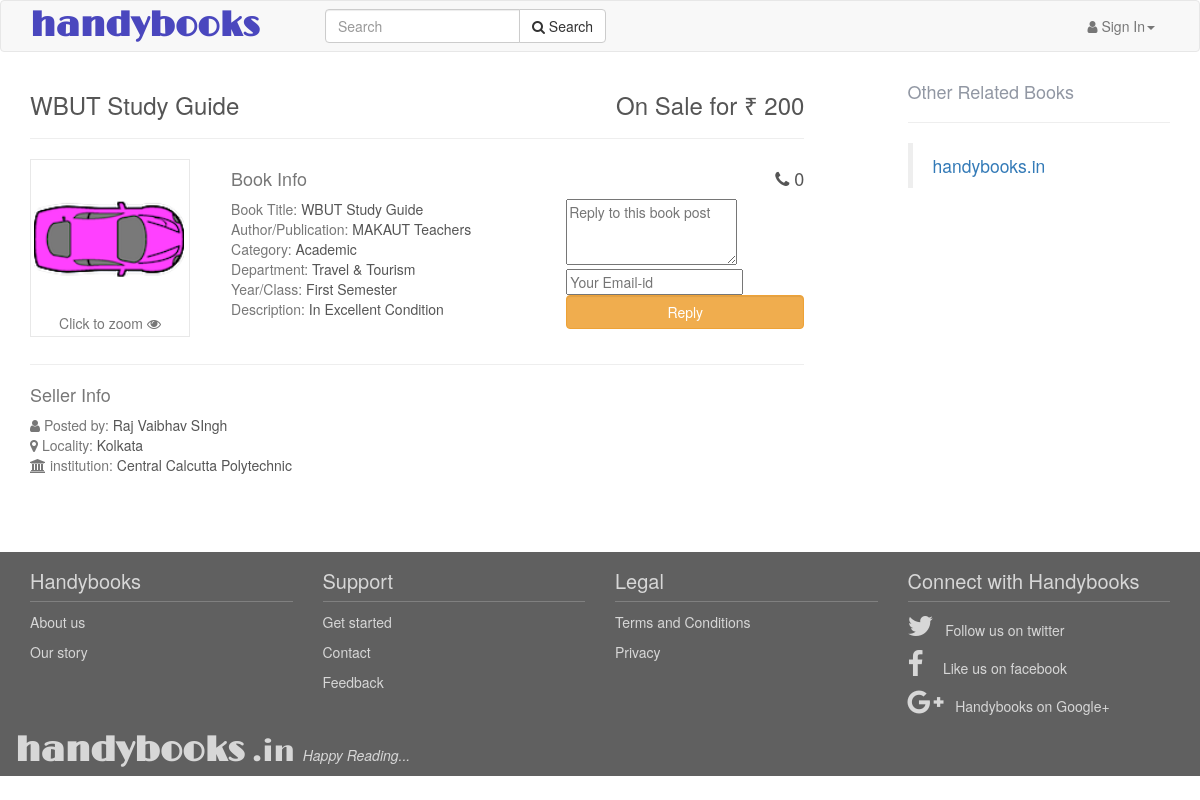
/book_details?p_id=1, run on the app's committed database.
### tables this page shows
CREATE TABLE `post` (
  `post_id` int(11) NOT NULL,
  `post_category` varchar(250) NOT NULL,
  `post_name` varchar(100) NOT NULL,
  `post_description` varchar(500) NOT NULL,
  `post_department` varchar(100) NOT NULL,
  `post_author` varchar(100) NOT NULL,
  `post_year` varchar(100) NOT NULL,
  `post_genre` varchar(100) NOT NULL,
  `post_class` varchar(250) NOT NULL,
  `post_subject` varchar(250) NOT NULL,
  `post_type` varchar(250) NOT NULL,
  `post_price` int(100) NOT NULL,
  `post_time` timestamp NOT NULL DEFAULT CURRENT_TIMESTAMP ON UPDATE CURRENT_TIMESTAMP,
  `user_id` int(250) NOT NULL,
  `image_path` varchar(250) NOT NULL,
  `image_upload` int(10) NOT NULL DEFAULT '0',
  `deleted` tinyint(1) NOT NULL DEFAULT '0'
);

CREATE TABLE `users` (
  `user_id` int(11) NOT NULL,
  `email` varchar(250) NOT NULL,
  `hash` varchar(250) NOT NULL,
  `deleted` int(11) NOT NULL DEFAULT '0',
  `name` varchar(250) NOT NULL,
  `institution` varchar(250) NOT NULL,
  `city` varchar(100) NOT NULL DEFAULT 'Kolkata',
  `phone` int(100) NOT NULL
);

### files/config.php (called while the page is built, shortened)
<?php
function test_input($data){
    $data = trim($data);
    $data = stripslashes($data);
    $data = htmlentities($data);
    return $data;
}
?>

### book_details.php (the view, shortened to what this page needs)
<?php
    include 'files/config.php';
    if (isset($_GET["p_id"])){
        $post_id = test_input($_GET["p_id"]);
        }
      else{
        header('Location:search_books');
        }
    $sql = "SELECT * FROM post WHERE post_id='$post_id'";
    $row = mysqli_query($conn, $sql);
    $book_details = mysqli_fetch_assoc($row);
    $post_id = $book_details["post_id"];
    $post_category = $book_details["post_category"];
    $post_name = $book_details["post_name"];
    $post_description = $book_details["post_description"];
    $post_department = $book_details["post_department"];
    $post_author = $book_details["post_author"];
    $post_year = $book_details["post_year"];
    $post_price = $book_details["post_price"];
    $post_time = $book_details["post_time"];
    $poster_id = $book_details['user_id'];
    $sql2 = "SELECT * FROM users WHERE user_id='$poster_id'";
    $row2 = mysqli_query($conn, $sql2);
    $poster_details = mysqli_fetch_assoc($row2);
    $poster_name = $poster_details["name"];
    $poster_id = $poster_details["user_id"];
    $poster_institute = $poster_details["institution"];
    $poster_city = $poster_details["city"];
    $poster_phone = $poster_details["phone"];
    if($_SERVER["REQUEST_METHOD"] == "POST"){
        if (isset($_POST['reply_logged'])) {
            if($_POST["reply_msg"]!=""){
                $to_user=test_input($_POST['poster_id']);
                $reply_msg=test_input($_POST['reply_msg']);
                $reply_msg = "Reply to the book post ".$post_name.' posted on '.$post_time.'<hr>'.$reply_msg;
                $msg_empty="";
                $zero=0;
                $from_user=$_SESSION['user_id'];
                $sql200="INSERT INTO chats(from_user , msg, to_user, from_user_read) VALUES ('$from_user','$reply_msg', '$to_user', true)";
                $row200=mysqli_query($conn,$sql200);
                $sql1000="INSERT INTO chats(from_user , msg, to_user, displayble) VALUES ('$to_user','$msg_empty', '$from_user', '$zero')";
                $row1000=mysqli_query($conn,$sql1000);
                include("reply_email.php");
                $msg = "Your message sent successfully.<br>You can view your <a href='messages.php'>messages</a> now.";
                $form = true;
            }
            else{
                $msg = "Please type in something to reply.";
                $form = true;
            }
        }
        elseif(isset($_POST['reply_unlogged'])){
            if($_POST["reply_msg"]!="" or $_POST["buyer_email"]!=""){
                $buyer_email = test_input($_POST["buyer_email"]);
                $sql = "SELECT * FROM users WHERE email = '$buyer_email'";
                $row = mysqli_query($conn,$sql);
                if($email_exists=mysqli_num_rows($row)){
                    $extract = mysqli_fetch_assoc($row);
                    $from_user = $extract["user_id"];
                    $to_user=test_input($_POST['poster_id']);
                    $reply_msg=test_input($_POST['reply_msg']);
                    $reply_msg = "Reply to the book post ".$post_name.' posted on '.$post_time.'<hr>'.$reply_msg;
                    $msg_empty="";
                    $zero=0;
                    $sql200="INSERT INTO chats(from_user , msg, to_user, from_user_read) VALUES ('$from_user','$reply_msg', '$to_user', true)";
                    $row200=mysqli_query($conn,$sql200);
                    $sql1000="INSERT INTO chats(from_user , msg, to_user, displayble) VALUES ('$to_user','$msg_empty', '$from_user', '$zero')";
                    $row1000=mysqli_query($conn,$sql1000);
                    include("reply_email.php");
                    $msg = "Your message sent successfully.<br>You can view your <a href='messages.php'>messages</a> now.";
                    $form = true;
                }
                else{
                        function generateRandomString(){
                        $length = 8;
                        $characters = '0123456789abcdefghijklmnopqrstuvwxyzABCDEFGHIJKLMNOPQRSTUVWXYZ';
                        $charactersLength = strlen($characters);
                        $randomString = '';
                        for ($i = 0; $i < $length; $i++) {
                        $randomString .= $characters[rand(0, $charactersLength - 1)];
                        }
                        return $randomString;
                        }
                    $pass = generateRandomString();
                    $password = password_hash($pass, PASSWORD_DEFAULT);
                    $sql = "INSERT INTO users(email,hash) VALUES('$buyer_email','$password')";
                    if($result = mysqli_query($conn,$sql)){
                        $sql_id = "SELECT user_id FROM users WHERE email = '$buyer_email'";
                        $row_id = mysqli_query($conn,$sql_id);
                        if($extract_id=mysqli_fetch_assoc($row_id)){
                            $from_user = $extract_id["user_id"];
                        }
                        $to_user=test_input($_POST['poster_id']);
                        $reply_msg=test_input($_POST['reply_msg']);
                        $reply_msg = "Reply to the book post ".$post_name.' posted on '.$post_time.'<hr>'.$reply_msg;
                        $msg_empty="";
                        $zero=0;
                        $sql200="INSERT INTO chats(from_user , msg, to_user, from_user_read) VALUES ('$from_user','$reply_msg', '$to_user', true)";
                        $row200=mysqli_query($conn,$sql200);
                        $sql1000="INSERT INTO chats(from_user , msg, to_user, displayble) VALUES ('$to_user','$msg_empty', '$from_user', '$zero')";
                        $row1000=mysqli_query($conn,$sql1000);
                        include ('signup_mail.php');
                        include("reply_email.php");
                        $msg = "Your message has been sent successfully.<br><a href='login.php'>Log in</a> to see your messages.<br>Your auto-generated password is: ".$pass;
                        $form = true;
                        }
                    else{
                        $msg = "Something went wrong. Please try again in a while.";
                        $form = true;
                    }
                }
            }
            else{
                $msg = "Please fill in the both the fields to reply.";
                $form = true;
            }
        }
    }
    else{
        $form = true;
    }
    if($form){
?>
 <!DOCTYPE html>
 <html>
 <head>
    <link rel="stylesheet" href="bootstrap.min.css">
    <link rel="stylesheet" href="styles/default_lp.css">
    <link rel="stylesheet" type="text/css" href="footer.css">
     <link rel="stylesheet" type="text/css" href="http://yui.yahooapis.com/pure/0.6.0/forms-min.css">
    <link rel="stylesheet" href="//maxcdn.bootstrapcdn.com/font-awesome/4.3.0/css/font-awesome.min.css">
 </head>
 <body>
 	<div class="wrapper">
	 	<nav class="navbar navbar-default">
	    <div class="container">
	        <div class="navbar-header">
	                <a href="index.php" onmouseover = "document.getElementById('in').style.visibility='visible'" onmouseout = "document.getElementById('in').style.visibility='hidden'" class="logo_text">
	                    <strong>handybooks</strong>
	                </a>
	        </div>
	            <form class="navbar-form navbar-left" role="search" action="search_books" method="GET">
	                <div class="input-group">
	                    <input name="search_keyword" type="text" class="form-control" placeholder="Search" >
	                    <span class="input-group-btn">
	                    <button class="btn btn-default" type="submit">
	                    <i class="fa fa-search"></i> Search
	                    </button>
	                    </span>
	                </div>
	            </form>
	    <div class="collapse navbar-collapse" id="myNavbar">
	        <ul class="nav navbar-nav navbar-right">
	        <?php
	                if(isset($_SESSION["email"])){
	                    echo '<li><a href="messages.php"><i class="fa fa-comments"></i> Messages</a></li>
	        <li class="dropdown">
	          <a class="dropdown-toggle" data-toggle="dropdown" href="#" aria-expanded="false" aria-has-popup="true" role="button"><i class="fa fa-user"></i> '.$_SESSION["name"].'<span class="caret"></span></a>
	          <ul class="dropdown-menu">
	            <li><a href="dashboard.php">Profile</a></li>
	            <li><a href="dashboard.php?to=transactions">Transactions</a></li>
	            <li><a href="dashboard.php?to=book_requests">Book Requests</a></li>
	            <li role="separator" class="divider"></li>
	            <li><a href="logout.php">Logout</a></li>
	          </ul>
	        </li>';
	    }
	        else{
	            echo '<li class="dropdown">
	          <a class="dropdown-toggle" data-toggle="dropdown" href="#" aria-expanded="false" aria-has-popup="true" role="button"><i class="fa fa-user"></i> Sign In<span class="caret"></span></a>
	          <ul class="dropdown-menu">
	            <li class="dropdown-header">Existing User</li>
	            <li><a href="login.php">Log In</a></li>
	            <li class="divider"></li>
	            <li class="dropdown-header">New User</li>
	            <li><a href="signup.php">Register</a></li>
	          </ul>
	        </li>';
	        }
	        ?>
	        </ul>
	    </div>
	    </div>
	    </nav>
	</div>
	<div class="container" id="main_content">
	    	<div class="row">
                <div class="col-md-9">
                    <div class="row">
                        <div class="col-md-11 ">
                            <h3>
<?php
echo $book_details["post_name"];
if($post_price!=""){
    echo "<span class='pull-right'>On Sale for &#x20b9; " . $post_price.'<br></span>';
}
?>                           </h3><hr>
                            <div class="row">
                                <div class="col-md-3">
<?php
if ($book_details["image_path"] != "")
    echo "<div style='border:1px solid #E8E8E8;padding:3px;width:160px;'><a data-toggle='modal' data-target='#show_image'><img src='" . $book_details["image_path"] . "' width='150px' height='150px'><span class='text-muted'><center>Click to zoom <i class='fa fa-eye'></i></center></span></a></div>";
else
    echo '<i class="fa fa-book fa-5x"></i>';
?>
                                </div>
                                <div class="col-md-5">
                                    <h4 class="text-muted">Book Info</h4>
<?php
echo "<span class='text-muted'>Book Title:</span> " . $book_details["post_name"] . "<br/>";
if($post_author!=""){
    echo '<span class="text-muted">Author/Publication:</span> '.$post_author.'<br>';
}
if($post_category!=""){
    echo '<span class="text-muted">Category:</span> '.$post_category.'<br>';
}
if($post_department!=""){
    echo '<span class="text-muted">Department:</span> '.$post_department.'<br>';
}
if($post_year!=""){
    echo '<span class="text-muted">Year/Class:</span> '.$post_year.'<br>';
}
if($post_description!=""){
    echo "<span class='text-muted'>Description:</span> " . $post_description.'<br>';
}
?>
                                </div>
                                <div class="col-md-4">
                                    <div id="replyForm">
<?php
    if($poster_phone!=""){
        echo '<h4 style="text-align:right;"><i class="fa fa-phone"></i> '.$poster_phone.'</h4>';
        }
    if(isset($_SESSION["user_id"])){
        echo '<form action="'.htmlspecialchars($_SERVER['PHP_SELF']).'?p_id='.$post_id.'" method="post" class="pure-form">
                                            <fieldset>
                                                <input name="poster_id" value="'.$poster_id.'" style="display:none;">
                                                <textarea name="reply_msg" class="pure-input-1" placeholder="Reply to this book post" rows="3" required></textarea>
                                            </fieldset>
                                            <div class="form-group"><button  name="reply_logged" type="submit" role="button" class="form-control btn btn-warning">Reply</button></div>
                                        </form>';
    }
    else{
        echo '<form action="'.htmlspecialchars($_SERVER['PHP_SELF']).'?p_id='.$post_id.'" method="post" class="pure-form">
                <fieldset class="pure-group">
                    <textarea name="reply_msg" class="pure-input-1" placeholder="Reply to this book post" rows="3" required></textarea>
                    <input name="buyer_email" type="email" class="pure-input-1" placeholder="Your Email-id" required>
                </fieldset>
                <input name="poster_id" value="'.$poster_id.'" style="display:none;">
                <div class="form-group"><button name="reply_unlogged" type="submit" role="button" class="form-control btn btn-warning">Reply</button></div>
            </form>';
    }
?>
                                    </div>
                                </div>
                            </div>
<hr><h4 class="text-muted">Seller Info</h4>
<?php
echo "<span class='text-muted'><i class='fa fa-user'></i> Posted by:</span> " . $poster_name . "<br/>";
if($poster_city!=""){
    echo '<span class="text-muted"><i class="fa fa-map-marker"></i> Locality:</span> '.$poster_city.'<br>';
}
if($poster_institute!=""){
    echo '<span class="text-muted"><i class="fa fa-bank"></i> institution:</span> '.$poster_institute.'<br>';
}
?>
                        </div>
                    </div>
                </div>
                <div class="col-md-3">
                    <h4 style="color:#9197A3;">Other Related Books</h4><hr>
                <div style="height=220px"><div class="fb-page" data-href="https://www.facebook.com/handybooks.in" data-height="220" data-small-header="false" data-adapt-container-width="true" data-hide-cover="false" data-show-facepile="true" data-show-posts="true"><div class="fb-xfbml-parse-ignore"><blockquote cite="https://www.facebook.com/handybooks.in"><a href="https://www.facebook.com/handybooks.in">handybooks.in</a></blockquote></div></div></div>
                </div>
            </div>
	</div>
<?php
include('footer.php');
?>
 </body>
 </html>
 <?php
}
?>

### data on the page
post: post_name "WBUT Study Guide", post_price "200", image_path (picture), post_author "MAKAUT Teachers", post_category "Academic", post_department "Travel & Tourism", post_year "First Semester", post_description "In Excellent Condition"
users: phone "0", name "Raj Vaibhav SIngh", city "Kolkata", institution "Central Calcutta Polytechnic"
